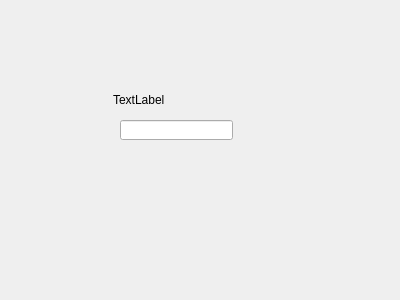
<?xml version="1.0" encoding="UTF-8"?>
<ui version="4.0">
 <class>Widget</class>
 <widget class="QWidget" name="Widget">
  <property name="geometry">
   <rect>
    <x>0</x>
    <y>0</y>
    <width>400</width>
    <height>300</height>
   </rect>
  </property>
  <property name="windowTitle">
   <string>Widget</string>
  </property>
  <widget class="QLabel" name="label">
   <property name="geometry">
    <rect>
     <x>113</x>
     <y>90</y>
     <width>131</width>
     <height>20</height>
    </rect>
   </property>
   <property name="text">
    <string>TextLabel</string>
   </property>
  </widget>
  <widget class="QLineEdit" name="lineEdit">
   <property name="geometry">
    <rect>
     <x>120</x>
     <y>120</y>
     <width>113</width>
     <height>20</height>
    </rect>
   </property>
  </widget>
 </widget>
 <layoutdefault spacing="6" margin="11"/>
 <resources/>
 <connections/>
</ui>
